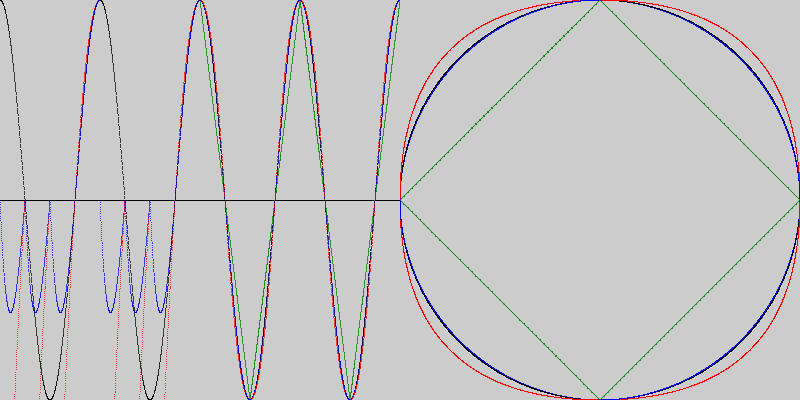
Frame 1 (no input)
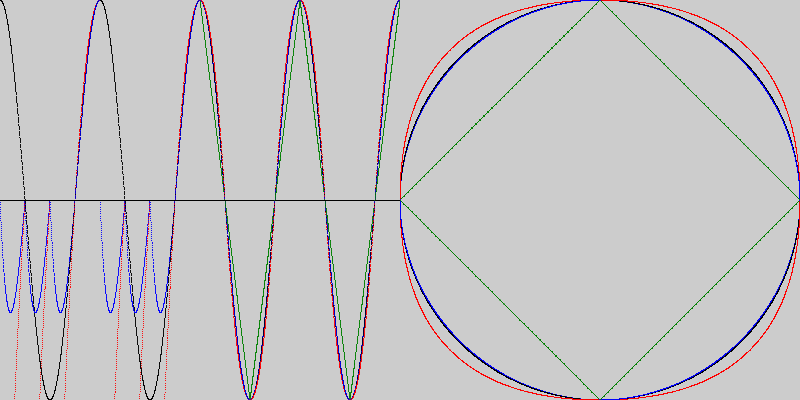
Frame 2 (the mouse pressed at the canvas centre, redrawn once)

The Processing sketch that drew these frames (run headless with seeded random() and noise(); the mouse was pressed at the canvas centre and the sketch redrawn once):

// Processing sketch: FastSinus2
// ── FastSinus2.pde


int n = 10000000;
float t1,t2;

void setup(){
 size(800,400);
}

void draw(){

// visualization  
  int subpix = 10; 
  float x0 = -2.0*TWO_PI;
  float dx =  8.0*TWO_PI/800.0;
  for (int i=0;i<400*subpix;i++  ){
    float x= i/( float )subpix;
    stroke(0      );       point ( x, 200 );
    stroke(0      );       point ( x, 200-cos(dx*x+x0)     *200 );
    stroke(0,128,0);       point ( x, 200-fastCos_lin(dx*x+x0)*200 );
    stroke(255,0,0);       point ( x, 200-fastCos_int(dx*x+x0)*200 );
    stroke(0,0,255);       point ( x, 200-fastCos_int2(dx*x+x0)*200 );
  }

  int ni = 10000;
  for (int i=0;i<ni;i++  ){
    float x = 2.0*TWO_PI*i/ni;
    stroke(0      );       point ( 600+sin(x)         *200, 200+cos(x)         *200 );
    stroke(0,128,0);       point ( 600+fastSin_lin (x)*200, 200+fastCos_lin (x)*200 );
    stroke(255,0,0);       point ( 600+fastSin_int (x)*200, 200+fastCos_int (x)*200 );
    stroke(  0,0,255);     point ( 600+fastSin_int2(x)*200, 200+fastCos_int2(x)*200 );
  }


  dx=100.0*TWO_PI/n;
  float sum = 0.0;
  
  t1 = millis();
    for (int i=0;i<n;i++ ){  sum+= i;  };
  t2 = millis();
  println( " sum+= i         "+n+" [ops] "+  (t2-t1) + " [ms] " +  (1000000.0*(t2-t1)/n)   +" [ns/op]" );
  
  t1 = millis();
    for (int i=0;i<n;i++ ){  sum+= i*dx;  };
  t2 = millis();
  println( " sum+= i*dx       "+n+" [ops] "+  (t2-t1) + " [ms] " +  (1000000.0*(t2-t1)/n)   +" [ns/op]" );
  
  t1 = millis();
    for (int i=0;i<n;i++ ){  sum+= fastCos_lin(i*dx);  };
  t2 = millis();
  println( " fastCos_lin     "+n+" [ops] "+  (t2-t1) + " [ms] " +  (1000000.0*(t2-t1)/n)   +" [ns/op]" );
  
  t1 = millis();
    for (int i=0;i<n;i++ ){  sum+= fastSin_lin(i*dx);  };
  t2 = millis();
  println( " fastSin_lin     "+n+" [ops] "+  (t2-t1) + " [ms] " +  (1000000.0*(t2-t1)/n)   +" [ns/op]" );
  
  t1 = millis();
    for (int i=0;i<n;i++ ){  sum+= fastCos_int(i*dx);  };
  t2 = millis();
  println( " fastCos_int     "+n+" [ops] "+  (t2-t1) + " [ms] " +  (1000000.0*(t2-t1)/n)   +" [ns/op]" );
  
  t1 = millis();
    for (int i=0;i<n;i++ ){  sum+= fastSin_int(i*dx);  };
  t2 = millis();
  println( " fastSin_int     "+n+" [ops] "+  (t2-t1) + " [ms] " +  (1000000.0*(t2-t1)/n)   +" [ns/op]" );
  
  t1 = millis();
    for (int i=0;i<n;i++ ){  sum+= fastCos_int2(i*dx);  };
  t2 = millis();
  println( " fastCos_int2    "+n+" [ops] "+  (t2-t1) + " [ms] " +  (1000000.0*(t2-t1)/n)   +" [ns/op]" );
  
  t1 = millis();
    for (int i=0;i<n;i++ ){  sum+= fastSin_int2(i*dx);  };
  t2 = millis();
  println( " fastSin_int2    "+n+" [ops] "+  (t2-t1) + " [ms] " +  (1000000.0*(t2-t1)/n)   +" [ns/op]" );
  
  t1 = millis();
    for (int i=0;i<n;i++ ){  sum+= cos(i*dx);  };
  t2 = millis();
  println(" cos              "+ n+" [ops] "+  (t2-t1) + " [ms] " +  (1000000.0*(t2-t1)/n)   +" [ns/op]" );
  
  t1 = millis();
    for (int i=0;i<n;i++ ){  sum+= sin(i*dx);  };
  t2 = millis();
  println(" sin              "+ n+" [ops] "+  (t2-t1) + " [ms] " +  (1000000.0*(t2-t1)/n)   +" [ns/op]" );

 
  noLoop();
  
}

// ── sin.pde


float fastCos_lin(float xin){
  float xx = xin/PI;
  int xi = int(xx);
  float x = 2.0*(xx-xi);
  if ((xi % 2)==0){    return 1.0-x;
  }else{              return x-1.0; }
}

float fastSin_lin(float xin){
  return fastCos_lin(xin-HALF_PI);
}

float fastCos_int(float x){
  float xx = x/HALF_PI;
  int xi = int(xx);
  float dx = xx-xi;
  int i = xi % 4;
  if       (i==0){                   return  1.0 - dx*dx;  }
  else if  (i==1){ float mx=1.0-dx;  return -1.0 + mx*mx;  }
  else if  (i==2){                   return -1.0 + dx*dx;  }
  else            { float mx=1.0-dx; return  1.0 - mx*mx;  }
};

float fastSin_int(float x){
  float xx = x/HALF_PI;
  int xi = int(xx);
  float dx = xx-xi;
  int i = xi % 4;
  if       (i==0){ float mx=1.0-dx;  return +1.0 - mx*mx;  }
  else if  (i==1){                   return +1.0 - dx*dx;  }
  else if  (i==2){ float mx=1.0-dx;  return -1.0 + mx*mx;  }
  else           {                   return -1.0 + dx*dx;  }
};

float fastCos_int2(float xin){
  final float c4 =1.0/4.0;
  final float c2 =5.0/4.0;
  float xx = xin/HALF_PI;
  int xi = int(xx);
  float x = (xx-xi);
  int i = xi % 4;
  if       (i==0){            float x2=x*x; return  1.0 - c2*x2 +c4*x2*x2;  }
  else if  (i==1){ x=(1.0-x); float x2=x*x; return -1.0 + c2*x2 -c4*x2*x2;  }
  else if  (i==2){            float x2=x*x; return -1.0 + c2*x2 -c4*x2*x2;  }
  else           { x=(1.0-x); float x2=x*x; return  1.0 - c2*x2 +c4*x2*x2;  }
};

float fastSin_int2(float x){
 return fastCos_int2(x-HALF_PI);
}
